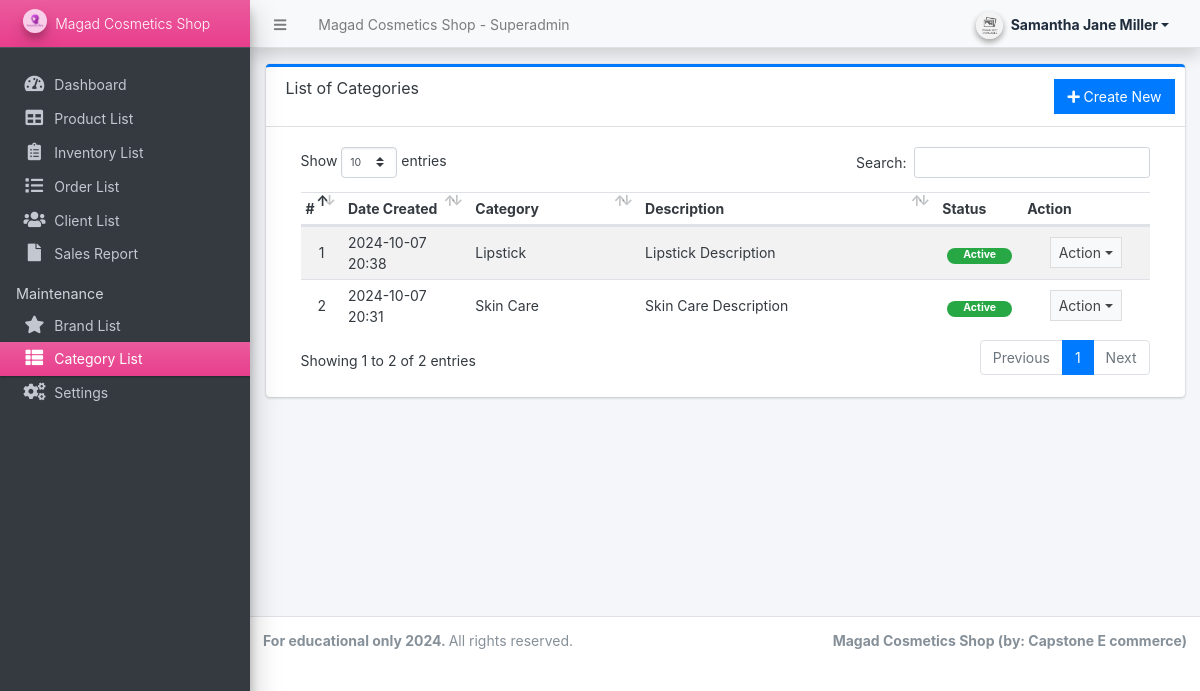
The page /superadmin/?page=maintenance/category (signed in) on the database as committed earlier.
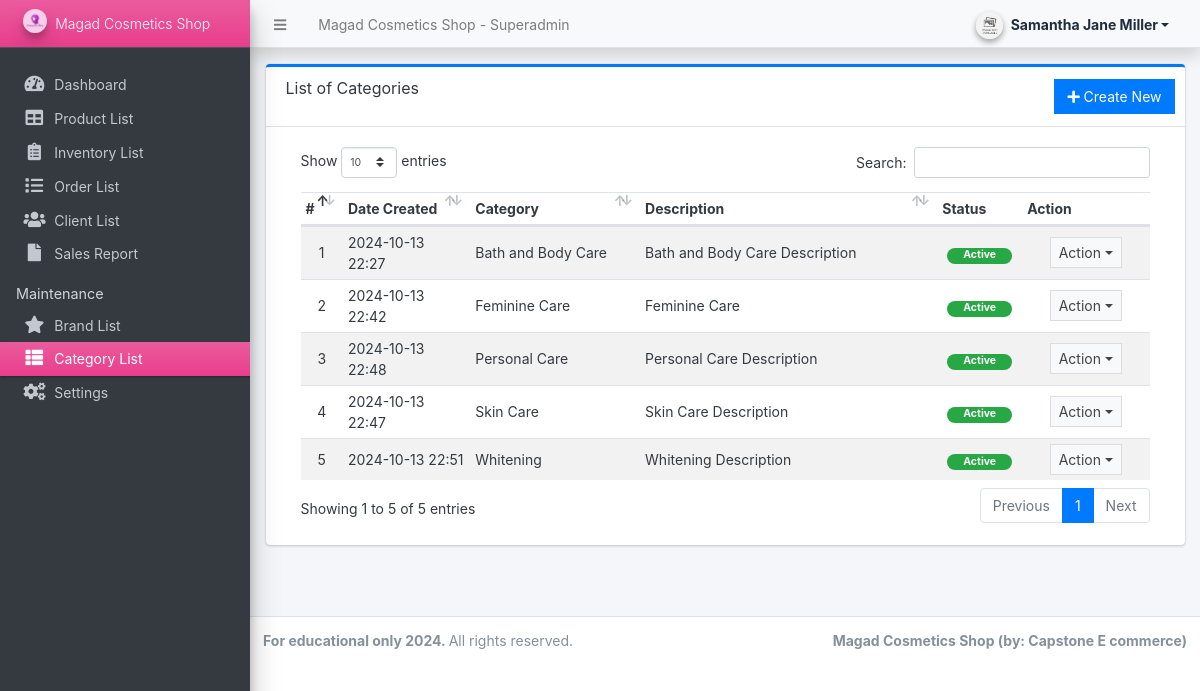
The same page on the database as committed later.
### tables this page shows
CREATE TABLE `categories` (
  `id` int(30) NOT NULL,
  `user_id_categories` int(11) NOT NULL,
  `category` varchar(250) NOT NULL,
  `description` text DEFAULT NULL,
  `status` tinyint(1) NOT NULL DEFAULT 1,
  `delete_flag` tinyint(1) NOT NULL DEFAULT 0,
  `date_created` datetime NOT NULL DEFAULT current_timestamp()
);

### classes/DBConnection.php (called while the page is built, shortened)
<?php
class DBConnection
{
    private $host = 'localhost';
    private $username = 'root';
    private $password = '';
    private $database = 'cosmetics';
    public $conn;
    public function __construct()
    {
        if (!isset($this->conn)) {
            $this->conn = new mysqli($this->host, $this->username, $this->password, $this->database);
        }
    }
}

### classes/SystemSettings.php (called while the page is built, shortened)
<?php
class SystemSettings extends DBConnection
{
	function info($field = '')
	{
		if (!empty($field)) {
			if (isset($_SESSION['system_info'][$field]))
				return $_SESSION['system_info'][$field];
			else
				return false;
		} else {
			return false;
		}
	}
}
$_settings = new SystemSettings();

### config.php (called while the page is built, shortened)
<?php
require_once('classes/DBConnection.php');
require_once('classes/SystemSettings.php');
function validate_image($file)
{
    if (!empty($file)) {
        $ex = explode("?", $file);
        $file = $ex[0];
        $ts = isset($ex[1]) ? "?" . $ex[1] : '';
        if (is_file(base_app . $file)) {
            return base_url . $file . $ts;
        } else {
            return base_url . 'dist/img/no-image-available.png';
        }
    } else {
        return base_url . 'dist/img/no-image-available.png';
    }
}

### superadmin/maintenance/category.php (the view, shortened to what the changed rows need)
<div class="card card-outline card-primary">
	<div class="card-header">
		<h3 class="card-title">List of Categories</h3>
		<div class="card-tools">
			<a href="javascript:void(0)" id="create_new" class="btn btn-flat btn-primary"><span class="fas fa-plus"></span>  Create New</a>
		</div>
	</div>
	<div class="card-body">
		<div class="container-fluid">
        <div class="container-fluid">
			<table class="table table-hover table-striped">
				<colgroup>
					<col width="5%">
					<col width="15%">
					<col width="20%">
					<col width="35%">
					<col width="10%">
					<col width="15%">
				</colgroup>
				<thead>
					<tr>
						<th>#</th>
						<th>Date Created</th>
						<th>Category</th>
						<th>Description</th>
						<th>Status</th>
						<th>Action</th>
					</tr>
				</thead>
				<tbody>
					<?php
					$i = 1;
						$qry = $conn->query("SELECT * from `categories` where delete_flag = 0 order by category asc ");
						while($row = $qry->fetch_assoc()):
                            $row['description'] = strip_tags(stripslashes(html_entity_decode($row['description'])));
					?>
						<tr>
							<td class="text-center"><?php echo $i++; ?></td>
							<td><?php echo date("Y-m-d H:i",strtotime($row['date_created'])) ?></td>
							<td><?php echo $row['category'] ?></td>
							<td ><p class="truncate-1 m-0"><?php echo $row['description'] ?></p></td>
							<td class="text-center">
                                <?php if($row['status'] == 1): ?>
                                    <span class="badge badge-success px-3 rounded-pill">Active</span>
                                <?php else: ?>
                                    <span class="badge badge-danger px-3 rounded-pill">Inactive</span>
                                <?php endif; ?>
                            </td>
							<td align="center">
								 <button type="button" class="btn btn-flat btn-default btn-sm dropdown-toggle dropdown-icon" data-toggle="dropdown">
				                  		Action
				                  </button>
							</td>
						</tr>
					<?php endwhile; ?>
				</tbody>
			</table>
		</div>
		</div>
	</div>
</div>

### superadmin/inc/navigation.php (shortened to what the changed rows need)
<aside class="main-sidebar sidebar-dark-pink elevation-4 sidebar-no-expand">
  <a href="<?php echo base_url ?>superadmin" class="brand-link bg-gradient-pink text-sm">
    <img src="<?php echo validate_image($_settings->info('logo')) ?>" alt="Store Logo" class="brand-image img-circle elevation-3" style="opacity: .8;width: 1.5rem;height: 1.5rem;max-height: unset">
    <span class="brand-text font-weight-light"><?php echo $_settings->info('short_name') ?></span>
  </a>
</aside>

Rows that differ between the two databases and show on the page:
removed categories: date_created "2024-10-07 20:38", category "Lipstick", description "Lipstick Description", status "Active"
removed categories: date_created "2024-10-07 20:31", category "Skin Care", description "Skin Care Description", status "Active"
added categories: date_created "2024-10-13 22:27", category "Bath and Body Care", description "Bath and Body Care Description", status "Active"
added categories: date_created "2024-10-13 22:42", category "Feminine Care", description "Feminine Care", status "Active"
added categories: date_created "2024-10-13 22:48", category "Personal Care", description "Personal Care Description", status "Active"
added categories: date_created "2024-10-13 22:47", category "Skin Care", description "Skin Care Description", status "Active"
added categories: date_created "2024-10-13 22:51", category "Whitening", description "Whitening Description", status "Active"
Other text that changed with them:
text written by a page script: "Show entries Search: Showing 1 to 2 of 2 entries Previous 1 Next" → "Show entries Search: Showing 1 to 5 of 5 entries Previous 1 Next"
